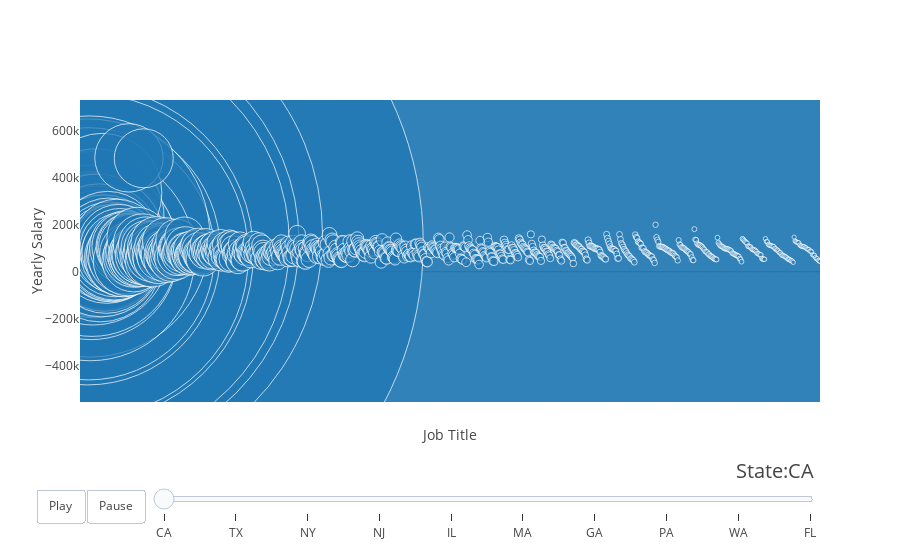

Notebook code for this chart:
### Markdown cell above
To understand how different job titles effect the application count in every state and how the mean and median salaries vary for each job title across different states we used animated chart as below.

### Code cell
init_notebook_mode(connected=True)

dataset = pd.read_csv('animeviz_df1.csv')

states = ['CA','TX','NY','NJ','IL','MA','GA','PA','WA','FL']
# state_name=['California','Texas','Newyork','Newjersey','Illinois','Massachusetts','Georgia','Pennsylvania','Washington']
#'MI','VA','NC','OH','MD','CT','MO','WI'
figure = {
    'data': [],
    'layout': {},
    'frames': []

}

# fill in most of layout
figure['layout']['xaxis'] = {'title': 'Job Title','showticklabels':False}
figure['layout']['yaxis'] = {'title': 'Yearly Salary'}
figure['layout']['hovermode'] = 'closest'
figure['layout']['sliders'] = {
    'args': [
        'transition', {
            'duration': 400,
            'easing': 'cubic-in-out'
        }
    ],
    'initialValue': 'CA',
    'plotlycommand': 'animate',
    'values': states,
    'visible': True
}
figure['layout']['updatemenus'] = [
    {
        'buttons': [
            {
                'args': [None, {'frame': {'duration': 500, 'redraw': False},
                         'fromcurrent': True, 'transition': {'duration': 300, 'easing': 'quadratic-in-out'}}],
                'label': 'Play',
                'method': 'animate'
            },
            {
                'args': [[None], {'frame': {'duration': 0, 'redraw': False}, 'mode': 'immediate',
                'transition': {'duration': 0}}],
                'label': 'Pause',
                'method': 'animate'
            }
        ],
        'direction': 'left',
        'pad': {'r': 10, 't': 87},
        'showactive': False,
        'type': 'buttons',
        'x': 0.1,
        'xanchor': 'right',
        'y': 0,
        'yanchor': 'top'
    }
]


sliders_dict = {
    'active': 0,
    'yanchor': 'top',
    'xanchor': 'left',
    'currentvalue': {
        'font': {'size': 20},
        'prefix': 'State:',
        'visible': True,
        'xanchor': 'right'
    },
    'transition': {'duration': 300, 'easing': 'cubic-in-out'},
    'pad': {'b':10, 't': 50},
    'len': 0.9,
    'x': 0.1,
    'y': 0,
    'steps': []
}

# make data
state = 'CA'
dataset_by_state = dataset[dataset['WORKSITE_STATE']=='CA']
data_dict = {
        'x': list(dataset_by_state['JOB_TITLE']),
        'y': list(dataset_by_state['PREVAILING_WAGE_MEAN']),
        'mode': 'markers',
        'text': list(dataset_by_state['PREVAILING_WAGE_MEDIAN']),
        'marker': {
            'sizemode': 'markers',
            'sizeref': 5,
            'size': list(dataset_by_state['APPLICATION_COUNT'])
          
        },
        
    }
figure['data'].append(data_dict)
    
# make frames
for state in states:
    frame = {'data': [], 'name': state}
    dataset_by_state = dataset[dataset['WORKSITE_STATE']==str(state)]
    data_dict = {
        'x': list(dataset_by_state['JOB_TITLE']),
        'y': list(dataset_by_state['PREVAILING_WAGE_MEAN']),
        'mode': 'markers',
        'text': list(dataset_by_state['PREVAILING_WAGE_MEDIAN']),
        'marker': {
            'sizemode': 'area',
            'sizeref': 5,
            'size': list(dataset_by_state['APPLICATION_COUNT'])
        },
        
            
        }
    frame['data'].append(data_dict)

    figure['frames'].append(frame)
    slider_step = {'args': [
        [state],
        {'frame': {'duration': 300, 'redraw': False},
         'mode': 'immediate',
       'transition': {'duration': 300}}
     ],
     'label': state,
     'method': 'animate'}
    sliders_dict['steps'].append(slider_step)

    
figure['layout']['sliders'] = [sliders_dict]

iplot(figure)

### Figure 1 — Plotly figure (JSON) as saved in the notebook; plotly's stock layout.template omitted (floating-point values rounded to 4 significant figures; data arrays with more than 128 entries replaced by an {"elided": "..."} marker saying what was removed)
{"data": [{"marker": {"size": {"elided": "802 int values"}, "sizemode": "markers", "sizeref": 5}, "mode": "markers", "text": {"elided": "802 float values"}, "x": {"elided": "802 str values"}, "y": {"elided": "802 float values"}}], "layout": {"hovermode": "closest", "sliders": [{"active": 0, "currentvalue": {"font": {"size": 20}, "prefix": "State:", "visible": true, "xanchor": "right"}, "len": 0.9, "pad": {"b": 10, "t": 50}, "steps": [{"args": [["CA"], {"frame": {"duration": 300, "redraw": false}, "mode": "immediate", "transition": {"duration": 300}}], "label": "CA", "method": "animate"}, {"args": [["TX"], {"frame": {"duration": 300, "redraw": false}, "mode": "immediate", "transition": {"duration": 300}}], "label": "TX", "method": "animate"}, {"args": [["NY"], {"frame": {"duration": 300, "redraw": false}, "mode": "immediate", "transition": {"duration": 300}}], "label": "NY", "method": "animate"}, {"args": [["NJ"], {"frame": {"duration": 300, "redraw": false}, "mode": "immediate", "transition": {"duration": 300}}], "label": "NJ", "method": "animate"}, {"args": [["IL"], {"frame": {"duration": 300, "redraw": false}, "mode": "immediate", "transition": {"duration": 300}}], "label": "IL", "method": "animate"}, {"args": [["MA"], {"frame": {"duration": 300, "redraw": false}, "mode": "immediate", "transition": {"duration": 300}}], "label": "MA", "method": "animate"}, {"args": [["GA"], {"frame": {"duration": 300, "redraw": false}, "mode": "immediate", "transition": {"duration": 300}}], "label": "GA", "method": "animate"}, {"args": [["PA"], {"frame": {"duration": 300, "redraw": false}, "mode": "immediate", "transition": {"duration": 300}}], "label": "PA", "method": "animate"}, {"args": [["WA"], {"frame": {"duration": 300, "redraw": false}, "mode": "immediate", "transition": {"duration": 300}}], "label": "WA", "method": "animate"}, {"args": [["FL"], {"frame": {"duration": 300, "redraw": false}, "mode": "immediate", "transition": {"duration": 300}}], "label": "FL", "method": "animate"}], "transition": {"duration": 300, "easing": "cubic-in-out"}, "x": 0.1, "xanchor": "left", "y": 0, "yanchor": "top"}], "updatemenus": [{"buttons": [{"args": [null, {"frame": {"duration": 500, "redraw": false}, "fromcurrent": true, "transition": {"duration": 300, "easing": "quadratic-in-out"}}], "label": "Play", "method": "animate"}, {"args": [[null], {"frame": {"duration": 0, "redraw": false}, "mode": "immediate", "transition": {"duration": 0}}], "label": "Pause", "method": "animate"}], "direction": "left", "pad": {"r": 10, "t": 87}, "showactive": false, "type": "buttons", "x": 0.1, "xanchor": "right", "y": 0, "yanchor": "top"}], "xaxis": {"showticklabels": false, "title": "Job Title"}, "yaxis": {"title": "Yearly Salary"}}}
